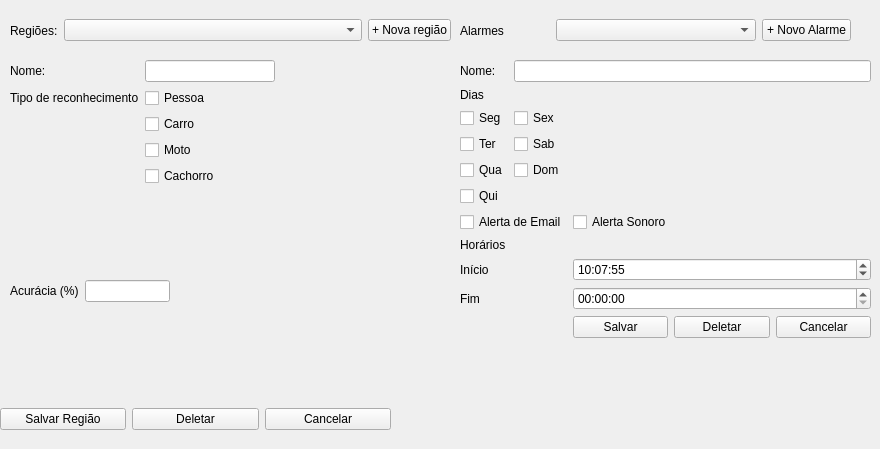
   <widget class="QWidget" name="tabRegion">
    <attribute name="title">
     <string>Adicionar Região</string>
    </attribute>
    <widget class="QWidget" name="formLayoutWidget">
     <property name="geometry">
      <rect>
       <x>10</x>
       <y>60</y>
       <width>265</width>
       <height>197</height>
      </rect>
     </property>
     <layout class="QFormLayout" name="formRegion">
      <item row="0" column="0">
       <widget class="QLabel" name="label">
        <property name="text">
         <string>Nome:</string>
        </property>
       </widget>
      </item>
      <item row="0" column="1">
       <widget class="QLineEdit" name="txtRegionName"/>
      </item>
      <item row="3" column="0">
       <widget class="QLabel" name="label_2">
        <property name="text">
         <string>Tipo de reconhecimento</string>
        </property>
       </widget>
      </item>
      <item row="6" column="1">
       <widget class="QCheckBox" name="checkDog">
        <property name="text">
         <string>Cachorro</string>
        </property>
        <property name="tristate">
         <bool>false</bool>
        </property>
       </widget>
      </item>
      <item row="5" column="1">
       <widget class="QCheckBox" name="checkBike">
        <property name="text">
         <string>Moto</string>
        </property>
        <property name="tristate">
         <bool>false</bool>
        </property>
       </widget>
      </item>
      <item row="4" column="1">
       <widget class="QCheckBox" name="checkCar">
        <property name="text">
         <string>Carro</string>
        </property>
        <property name="tristate">
         <bool>false</bool>
        </property>
       </widget>
      </item>
      <item row="3" column="1">
       <widget class="QCheckBox" name="checkPerson">
        <property name="text">
         <string>Pessoa</string>
        </property>
        <property name="tristate">
         <bool>false</bool>
        </property>
       </widget>
      </item>
     </layout>
    </widget>
    <widget class="QWidget" name="formLayoutWidget_4">
     <property name="geometry">
      <rect>
       <x>10</x>
       <y>280</y>
       <width>160</width>
       <height>41</height>
      </rect>
     </property>
     <layout class="QFormLayout" name="formAccuracy">
      <item row="0" column="0">
       <widget class="QLabel" name="label_11">
        <property name="text">
         <string>Acurácia (%)</string>
        </property>
       </widget>
      </item>
      <item row="0" column="1">
       <widget class="QLineEdit" name="txtThreshold">
        <property name="text">
         <string/>
        </property>
        <property name="placeholderText">
         <string/>
        </property>
       </widget>
      </item>
     </layout>
    </widget>
    <widget class="QWidget" name="formLayoutWidget_3">
     <property name="geometry">
      <rect>
       <x>460</x>
       <y>60</y>
       <width>411</width>
       <height>336</height>
      </rect>
     </property>
     <layout class="QFormLayout" name="formAlarm">
      <item row="0" column="0" colspan="2">
       <layout class="QFormLayout" name="formTime">
        <item row="3" column="0">
         <widget class="QLabel" name="label_9">
          <property name="text">
           <string>Nome:</string>
          </property>
         </widget>
        </item>
        <item row="3" column="1">
         <widget class="QLineEdit" name="txtNameAlarm"/>
        </item>
        <item row="4" column="0">
         <widget class="QLabel" name="label_3">
          <property name="text">
           <string>Dias</string>
          </property>
         </widget>
        </item>
        <item row="5" column="0">
         <widget class="QCheckBox" name="checkMon">
          <property name="text">
           <string>Seg</string>
          </property>
          <property name="tristate">
           <bool>false</bool>
          </property>
         </widget>
        </item>
        <item row="5" column="1">
         <widget class="QCheckBox" name="checkFri">
          <property name="text">
           <string>Sex</string>
          </property>
          <property name="tristate">
           <bool>false</bool>
          </property>
         </widget>
        </item>
        <item row="6" column="0">
         <widget class="QCheckBox" name="checkTue">
          <property name="text">
           <string>Ter</string>
          </property>
          <property name="tristate">
           <bool>false</bool>
          </property>
         </widget>
        </item>
        <item row="6" column="1">
         <widget class="QCheckBox" name="checkSat">
          <property name="text">
           <string>Sab</string>
          </property>
          <property name="tristate">
           <bool>false</bool>
          </property>
         </widget>
        </item>
        <item row="7" column="0">
         <widget class="QCheckBox" name="checkWed">
          <property name="text">
           <string>Qua</string>
          </property>
          <property name="tristate">
           <bool>false</bool>
          </property>
         </widget>
        </item>
        <item row="7" column="1">
         <widget class="QCheckBox" name="checkSun">
          <property name="text">
           <string>Dom</string>
          </property>
         </widget>
        </item>
        <item row="8" column="0">
         <widget class="QCheckBox" name="checkThur">
          <property name="text">
           <string>Qui</string>
          </property>
          <property name="tristate">
           <bool>false</bool>
          </property>
         </widget>
        </item>
       </layout>
      </item>
      <item row="2" column="0">
       <widget class="QLabel" name="label_4">
        <property name="text">
         <string>Horários</string>
        </property>
       </widget>
      </item>
      <item row="3" column="0">
       <widget class="QLabel" name="label_5">
        <property name="text">
         <string>Início</string>
        </property>
       </widget>
      </item>
      <item row="3" column="1">
       <widget class="QTimeEdit" name="timeStart">
        <property name="dateTime">
         <datetime>
          <hour>10</hour>
          <minute>7</minute>
          <second>55</second>
          <year>2020</year>
          <month>11</month>
          <day>26</day>
         </datetime>
        </property>
        <property name="calendarPopup">
         <bool>true</bool>
        </property>
       </widget>
      </item>
      <item row="4" column="0">
       <widget class="QLabel" name="label_6">
        <property name="text">
         <string>Fim</string>
        </property>
       </widget>
      </item>
      <item row="4" column="1">
       <widget class="QTimeEdit" name="timeEnd">
        <property name="calendarPopup">
         <bool>true</bool>
        </property>
       </widget>
      </item>
      <item row="5" column="1">
       <layout class="QHBoxLayout" name="horizontalLayout">
        <item>
         <widget class="QPushButton" name="btnSaveAlarm">
          <property name="enabled">
           <bool>true</bool>
          </property>
          <property name="text">
           <string>Salvar</string>
          </property>
         </widget>
        </item>
        <item>
         <widget class="QPushButton" name="btnDeleteAlarm">
          <property name="text">
           <string>Deletar</string>
          </property>
         </widget>
        </item>
        <item>
         <widget class="QPushButton" name="btnCancelAlarm">
          <property name="text">
           <string>Cancelar</string>
          </property>
         </widget>
        </item>
       </layout>
      </item>
      <item row="1" column="0">
       <widget class="QCheckBox" name="checkEmailAlert">
        <property name="text">
         <string>Alerta de Email</string>
        </property>
        <property name="checkable">
         <bool>true</bool>
        </property>
        <property name="checked">
         <bool>false</bool>
        </property>
        <property name="tristate">
         <bool>false</bool>
        </property>
       </widget>
      </item>
      <item row="1" column="1">
       <widget class="QCheckBox" name="checkAlertSound">
        <property name="text">
         <string>Alerta Sonoro</string>
        </property>
       </widget>
      </item>
     </layout>
    </widget>
    <widget class="QWidget" name="horizontalLayoutWidget_2">
     <property name="geometry">
      <rect>
       <x>10</x>
       <y>10</y>
       <width>441</width>
       <height>41</height>
      </rect>
     </property>
     <layout class="QHBoxLayout" name="horizontalLayout_2">
      <item>
       <widget class="QLabel" name="label_7">
        <property name="text">
         <string>Regiões:</string>
        </property>
       </widget>
      </item>
      <item>
       <widget class="QComboBox" name="comboRegions">
        <property name="sizePolicy">
         <sizepolicy hsizetype="Preferred" vsizetype="Fixed">
          <horstretch>10</horstretch>
          <verstretch>0</verstretch>
         </sizepolicy>
        </property>
       </widget>
      </item>
      <item>
       <widget class="QPushButton" name="btnNewRegion">
        <property name="text">
         <string>+ Nova região</string>
        </property>
       </widget>
      </item>
     </layout>
    </widget>
    <widget class="QWidget" name="horizontalLayoutWidget_3">
     <property name="geometry">
      <rect>
       <x>460</x>
       <y>10</y>
       <width>391</width>
       <height>41</height>
      </rect>
     </property>
     <layout class="QHBoxLayout" name="horizontalLayout_3">
      <item>
       <widget class="QLabel" name="label_8">
        <property name="text">
         <string>Alarmes</string>
        </property>
       </widget>
      </item>
      <item>
       <widget class="QComboBox" name="comboAlarms">
        <property name="minimumSize">
         <size>
          <width>200</width>
          <height>0</height>
         </size>
        </property>
        <property name="currentText">
         <string/>
        </property>
        <property name="currentIndex">
         <number>-1</number>
        </property>
       </widget>
      </item>
      <item>
       <widget class="QPushButton" name="btnNewAlarm">
        <property name="maximumSize">
         <size>
          <width>200</width>
          <height>16777215</height>
         </size>
        </property>
        <property name="text">
         <string>+ Novo Alarme</string>
        </property>
       </widget>
      </item>
     </layout>
    </widget>
    <widget class="QWidget" name="horizontalLayoutWidget">
     <property name="geometry">
      <rect>
       <x>0</x>
       <y>399</y>
       <width>391</width>
       <height>41</height>
      </rect>
     </property>
     <layout class="QHBoxLayout" name="horizontalLayout_4">
      <item>
       <widget class="QPushButton" name="btnSaveRegion">
        <property name="text">
         <string>Salvar Região</string>
        </property>
       </widget>
      </item>
      <item>
       <widget class="QPushButton" name="btnDeleteRegion">
        <property name="text">
         <string>Deletar</string>
        </property>
       </widget>
      </item>
      <item>
       <widget class="QPushButton" name="btnCancelRegion">
        <property name="text">
         <string>Cancelar</string>
        </property>
       </widget>
      </item>
     </layout>
    </widget>
   </widget>
